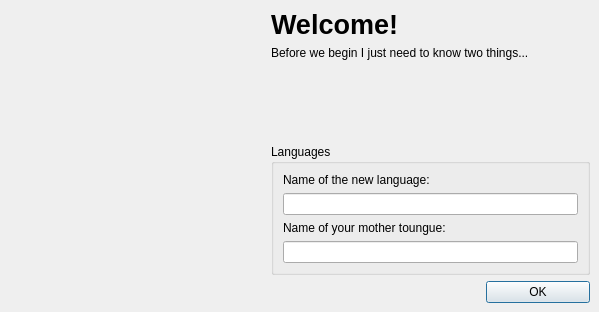
<ui version="4.0" >
 <author></author>
 <comment></comment>
 <exportmacro></exportmacro>
 <class>FirstRunBase</class>
 <widget class="QDialog" name="FirstRunBase" >
  <property name="geometry" >
   <rect>
    <x>0</x>
    <y>0</y>
    <width>599</width>
    <height>312</height>
   </rect>
  </property>
  <property name="windowTitle" >
   <string>Welcome to Zino!</string>
  </property>
  <property name="windowIcon" >
   <iconset>resources/zino48.png</iconset>
  </property>
  <layout class="QGridLayout" >
   <property name="margin" >
    <number>9</number>
   </property>
   <property name="spacing" >
    <number>6</number>
   </property>
   <item row="4" column="0" colspan="2" >
    <spacer>
     <property name="orientation" >
      <enum>Qt::Horizontal</enum>
     </property>
     <property name="sizeHint" >
      <size>
       <width>471</width>
       <height>20</height>
      </size>
     </property>
    </spacer>
   </item>
   <item row="4" column="2" >
    <widget class="QPushButton" name="pbnOk" >
     <property name="text" >
      <string>OK</string>
     </property>
    </widget>
   </item>
   <item rowspan="4" row="0" column="0" >
    <widget class="QLabel" name="label_3" >
     <property name="sizePolicy" >
      <sizepolicy>
       <hsizetype>1</hsizetype>
       <vsizetype>1</vsizetype>
       <horstretch>0</horstretch>
       <verstretch>0</verstretch>
      </sizepolicy>
     </property>
     <property name="minimumSize" >
      <size>
       <width>256</width>
       <height>256</height>
      </size>
     </property>
     <property name="maximumSize" >
      <size>
       <width>256</width>
       <height>256</height>
      </size>
     </property>
     <property name="text" >
      <string/>
     </property>
     <property name="pixmap" >
      <pixmap resource="resources/resources.qrc" >:/zino_logo.png</pixmap>
     </property>
     <property name="scaledContents" >
      <bool>true</bool>
     </property>
    </widget>
   </item>
   <item row="3" column="1" colspan="2" >
    <widget class="QGroupBox" name="groupBox" >
     <property name="title" >
      <string>Languages</string>
     </property>
     <layout class="QGridLayout" >
      <property name="margin" >
       <number>9</number>
      </property>
      <property name="spacing" >
       <number>6</number>
      </property>
      <item row="3" column="0" >
       <widget class="QLineEdit" name="leMotherToungue" >
        <property name="minimumSize" >
         <size>
          <width>0</width>
          <height>20</height>
         </size>
        </property>
       </widget>
      </item>
      <item row="2" column="0" >
       <widget class="QLabel" name="label_2" >
        <property name="text" >
         <string>Name of your mother toungue:</string>
        </property>
        <property name="buddy" >
         <cstring>leMotherToungue</cstring>
        </property>
       </widget>
      </item>
      <item row="1" column="0" >
       <widget class="QLineEdit" name="leNewLanguage" >
        <property name="minimumSize" >
         <size>
          <width>0</width>
          <height>20</height>
         </size>
        </property>
       </widget>
      </item>
      <item row="0" column="0" >
       <widget class="QLabel" name="label" >
        <property name="text" >
         <string>Name of the new language:</string>
        </property>
        <property name="buddy" >
         <cstring>leNewLanguage</cstring>
        </property>
       </widget>
      </item>
     </layout>
    </widget>
   </item>
   <item row="0" column="1" colspan="2" >
    <widget class="QLabel" name="label_4" >
     <property name="font" >
      <font>
       <family>Lucida Grande</family>
       <pointsize>20</pointsize>
       <weight>75</weight>
       <italic>false</italic>
       <bold>true</bold>
       <underline>false</underline>
       <strikeout>false</strikeout>
      </font>
     </property>
     <property name="text" >
      <string>Welcome!</string>
     </property>
    </widget>
   </item>
   <item row="1" column="1" colspan="2" >
    <widget class="QLabel" name="label_5" >
     <property name="text" >
      <string>Before we begin I just need to know two things...</string>
     </property>
    </widget>
   </item>
   <item row="2" column="1" >
    <spacer>
     <property name="orientation" >
      <enum>Qt::Vertical</enum>
     </property>
     <property name="sizeHint" >
      <size>
       <width>20</width>
       <height>21</height>
      </size>
     </property>
    </spacer>
   </item>
  </layout>
 </widget>
 <pixmapfunction></pixmapfunction>
 <tabstops>
  <tabstop>leNewLanguage</tabstop>
  <tabstop>leMotherToungue</tabstop>
  <tabstop>pbnOk</tabstop>
 </tabstops>
 <resources>
  <include location="resources/resources.qrc" />
 </resources>
 <connections>
  <connection>
   <sender>pbnOk</sender>
   <signal>clicked()</signal>
   <receiver>FirstRunBase</receiver>
   <slot>accept()</slot>
   <hints>
    <hint type="sourcelabel" >
     <x>537</x>
     <y>289</y>
    </hint>
    <hint type="destinationlabel" >
     <x>233</x>
     <y>29</y>
    </hint>
   </hints>
  </connection>
 </connections>
</ui>
